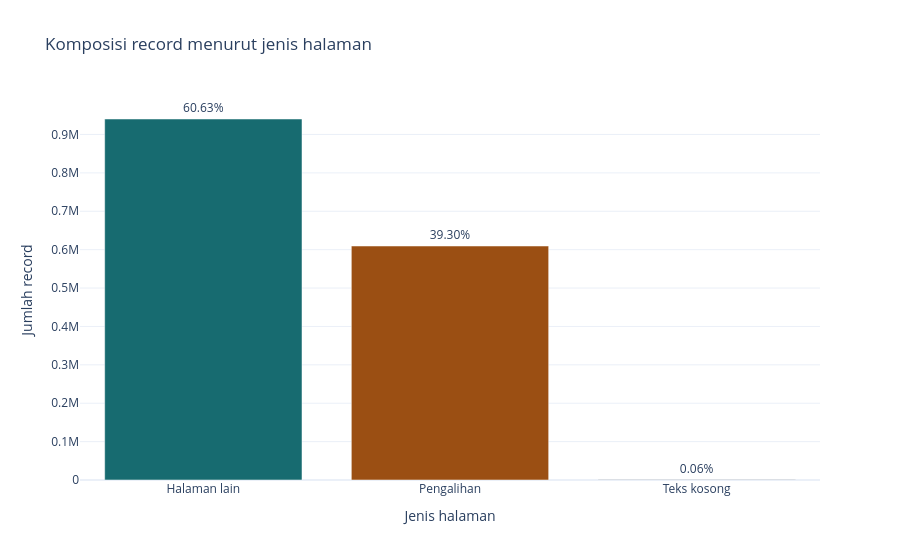

Notebook code for this chart:
### Code cell
# 4. Komposisi jenis halaman hasil klasifikasi
komposisi = (
    fitur.group_by("jenis")
    .agg(pl.len().alias("jumlah"), pl.col("panjang_asli").median().alias("median_teks"))
    .with_columns((pl.col("jumlah") / fitur.height * 100).alias("persen"))
    .sort("jumlah", descending=True)
)
fig4 = px.bar(
    komposisi, x="jenis", y="jumlah", color="jenis", color_discrete_map=warna_jenis,
    custom_data=["persen", "median_teks"],
    category_orders={"jenis": komposisi["jenis"].to_list()},
    labels={"jenis": "Jenis halaman", "jumlah": "Jumlah record"},
    title="Komposisi record menurut jenis halaman",
)
fig4.update_traces(
    texttemplate="%{customdata[0]:.2f}%", textposition="outside",
    hovertemplate="%{x}<br>%{y:,} record (%{customdata[0]:.2f}%)"
                  "<br>Median panjang teks: %{customdata[1]:,.0f} karakter<extra></extra>",
    cliponaxis=False,
)
fig4.update_layout(showlegend=False)
fig4.show()

### Figure 1 — Plotly figure (JSON) as saved in the notebook; plotly's stock layout.template omitted (floating-point values rounded to 4 significant figures)
{"data": [{"cliponaxis": false, "customdata": [[60.63, 1089.0]], "hovertemplate": "%{x}<br>%{y:,} record (%{customdata[0]:.2f}%)<br>Median panjang teks: %{customdata[1]:,.0f} karakter<extra></extra>", "legendgroup": "Halaman lain", "marker": {"color": "#176b70", "pattern": {"shape": ""}}, "name": "Halaman lain", "orientation": "v", "showlegend": true, "textposition": "outside", "texttemplate": "%{customdata[0]:.2f}%", "type": "bar", "x": ["Halaman lain"], "xaxis": "x", "y": [940362], "yaxis": "y"}, {"cliponaxis": false, "customdata": [[39.3, 34.0]], "hovertemplate": "%{x}<br>%{y:,} record (%{customdata[0]:.2f}%)<br>Median panjang teks: %{customdata[1]:,.0f} karakter<extra></extra>", "legendgroup": "Pengalihan", "marker": {"color": "#9b4f13", "pattern": {"shape": ""}}, "name": "Pengalihan", "orientation": "v", "showlegend": true, "textposition": "outside", "texttemplate": "%{customdata[0]:.2f}%", "type": "bar", "x": ["Pengalihan"], "xaxis": "x", "y": [609517], "yaxis": "y"}, {"cliponaxis": false, "customdata": [[0.06403, 0.0]], "hovertemplate": "%{x}<br>%{y:,} record (%{customdata[0]:.2f}%)<br>Median panjang teks: %{customdata[1]:,.0f} karakter<extra></extra>", "legendgroup": "Teks kosong", "marker": {"color": "#67778a", "pattern": {"shape": ""}}, "name": "Teks kosong", "orientation": "v", "showlegend": true, "textposition": "outside", "texttemplate": "%{customdata[0]:.2f}%", "type": "bar", "x": ["Teks kosong"], "xaxis": "x", "y": [993], "yaxis": "y"}], "layout": {"barmode": "relative", "legend": {"title": {"text": "Jenis halaman"}, "tracegroupgap": 0}, "showlegend": false, "title": {"text": "Komposisi record menurut jenis halaman"}, "xaxis": {"anchor": "y", "categoryarray": ["Halaman lain", "Pengalihan", "Teks kosong"], "categoryorder": "array", "domain": [0, 1], "title": {"text": "Jenis halaman"}}, "yaxis": {"anchor": "x", "domain": [0, 1], "title": {"text": "Jumlah record"}}}}
